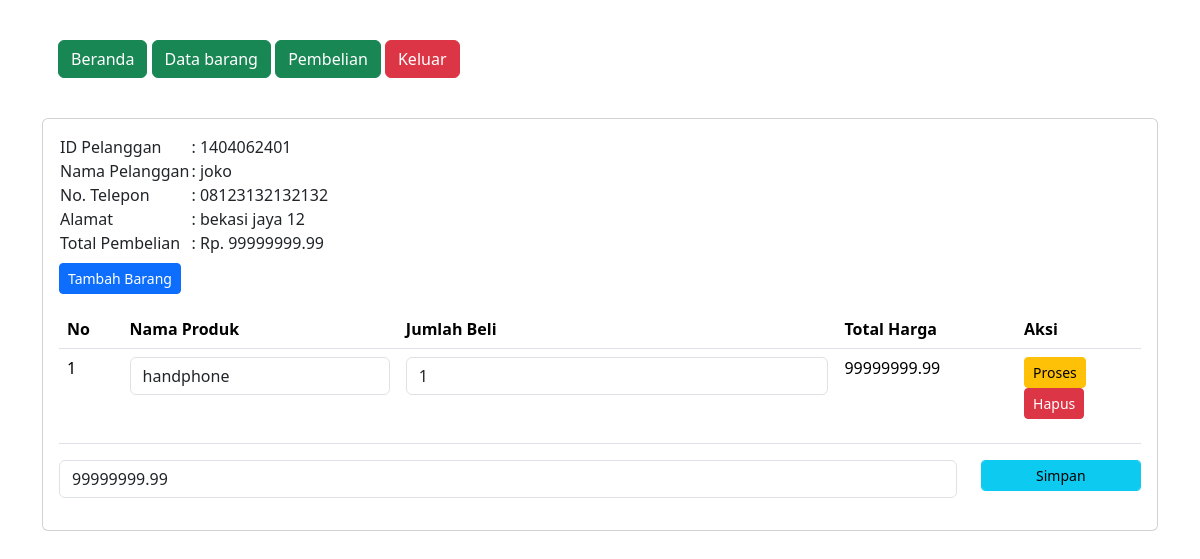
The app's page /petugas/detail_pembelian.php?PelangganID=1404062401 (signed in) with its own data.
### tables this page shows
CREATE TABLE `penjualan` (
  `PenjualanID` int(11) NOT NULL,
  `TanggalPenjualan` date NOT NULL,
  `TotalHarga` decimal(10,2) NOT NULL,
  `PelangganID` int(11) NOT NULL
);

CREATE TABLE `pelanggan` (
  `PelangganID` int(11) NOT NULL,
  `NamaPelanggan` varchar(255) NOT NULL,
  `Alamat` text NOT NULL,
  `NomorTelepon` varchar(15) NOT NULL
);

CREATE TABLE `detailpenjualan` (
  `DetailID` int(11) NOT NULL,
  `PenjualanID` int(11) NOT NULL,
  `ProdukID` int(11) NOT NULL,
  `JumlahProduk` int(11) NOT NULL,
  `SubTotal` decimal(10,2) NOT NULL
);

CREATE TABLE `produk` (
  `ProdukID` int(11) NOT NULL,
  `NamaProduk` varchar(255) NOT NULL,
  `Harga` decimal(10,2) NOT NULL,
  `Stok` int(11) NOT NULL
);

### petugas/detail_pembelian.php (the view, shortened to what this page needs)
<?php
include "header.php";
include "navbar.php";
?>
<div class="card mt-2">
    <div class="card-body">
        <?php
        include '../koneksi.php';
        $PelangganID = $_GET['PelangganID'];
        $data = mysqli_query($koneksi, "SELECT * FROM pelanggan INNER JOIN
penjualan ON pelanggan.PelangganID=penjualan.PelangganID");
        while ($d = mysqli_fetch_array($data)) {
        ?>
            <?php if ($d['PelangganID'] == $PelangganID) { ?>
                <table>
                    <tr>
                        <td>ID Pelanggan</td>
                        <td>: <?php echo $d['PelangganID']; ?></td>
                    </tr>
                    <tr>
                        <td>Nama Pelanggan</td>
                        <td>: <?php echo $d['NamaPelanggan']; ?></td>
                    </tr>
                    <tr>
                        <td>No. Telepon</td>
                        <td>: <?php echo $d['NomorTelepon']; ?></td>
                    </tr>
                    <tr>
                        <td>Alamat</td>
                        <td>: <?php echo $d['Alamat']; ?></td>
                    </tr>
                    <tr>
                        <td>Total Pembelian</td>
                        <td>: Rp. <?php echo $d['TotalHarga']; ?></td>
                    </tr>
                </table>
                <form method="post" action="tambah_detail_penjualan.php">
                   <button type="submit" class="btn btn-primary btn-sm mt-2">
Tambah Barang
</button>
                </form>
                <table class="table">
                    <thead>
                        <tr>
                            <th>No</th>
                            <th>Nama Produk</th>
                            <th>Jumlah Beli</th>
                            <th>Total Harga</th>
                            <th>Aksi</th>
                        </tr>
                    </thead>
                    <tbody>
                        <?php
                        include '../koneksi.php';
                        $nos = 1;
                        $detailpenjualan = mysqli_query($koneksi, "SELECT * FROM
detailpenjualan");
                        while ($d_detailpenjualan =
                            mysqli_fetch_array($detailpenjualan)
                        ) {
                        ?>
                            <?php
                            if (
                                $d_detailpenjualan['PenjualanID'] ==
                                $d['PenjualanID']
                            ) { ?>
                                <tr>
                                    <td><?php echo $nos++; ?></td>
                                    <td>
                                        <form action="simpan_barang_beli.php" method="post">
                                            <div class="form-group">
                                                <select name="ProdukID" class="form-control" onchange="this.form.submit()">
                                                    <?php
                                                    include '../koneksi.php';
                                                    $produk =
                                                        mysqli_query($koneksi, "SELECT * FROM produk");
                                                    while ($d_produk =
                                                        mysqli_fetch_array($produk)
                                                    ) {
                                                    ?>
                                                        <option value="<?php echo
                                                                        $d_produk['ProdukID']; ?>" <?php if ($d_produk['ProdukID'] == $d_detailpenjualan['ProdukID']) {
                                                            echo "selected";
                                                        }
                            ?>><?php echo $d_produk['NamaProduk']; ?></option>
                                                    <?php } ?>
                                                </select>
                                            </div>
                                        </form>
                                    </td>
                                    <td>
                                        <form method="post" action="hitung_subtotal.php">
                                            <div class="form-group">
                                                <input type="number" name="JumlahProduk" value="<?php echo $d_detailpenjualan['JumlahProduk']; ?>" class="form-control">
                                            </div>
                                    </td>
                                    <td><?php echo
                                        $d_detailpenjualan['SubTotal']; ?></td>
                                    <td>
                                        <button type="submit" class="btn btn-warning btn-sm">Proses</button>
                                        <form method="post" action="hapus_detail_pembelian.php">
                                            <button type="submit" class="btn btn-danger btn-sm">Hapus</button>
                                        </form>
                                    </td>
                                </tr>
                            <?php } else {
                            ?>
                        <?php
                            }
                        }
                        ?>
                    </tbody>
                </table>
                <form method="post" action="simpan_total_harga.php">
                    <?php
                    include '../koneksi.php';
                    $detailpenjualan = mysqli_query($koneksi, "SELECT SUM(Subtotal) AS TotalHarga FROM detailpenjualan
WHERE PenjualanID='$d[PenjualanID]'");
                    $row = mysqli_fetch_assoc($detailpenjualan);
                    $sum = $row['TotalHarga'];
                    ?>
                    <div class="row">
                        <div class="col-sm-10">
                            <div class="form-group">
                                <input type="text" class="form-control" name="TotalHarga" value="<?php echo $sum; ?>">
                            </div>
                        </div>
                        <div class="col-sm-2">
                            <div class="form-group">
                                <button class="btn btn-info btn-sm form-control" type="submit">Simpan</button>
                            </div>
                        </div>
                    </div>
                </form>
            <?php } else { ?>
        <?php
            }
        }
        ?>
    </div>
</div>
<?php
include "footer.php";
?>

### records on screen
penjualan: PelangganID "1404062401", PelangganID.NamaPelanggan "joko", PelangganID.NomorTelepon "08123132132132", PelangganID.Alamat "bekasi jaya 12", TotalHarga "99999999.99"
detailpenjualan: ProdukID "handphone", JumlahProduk "1", SubTotal "99999999.99"
